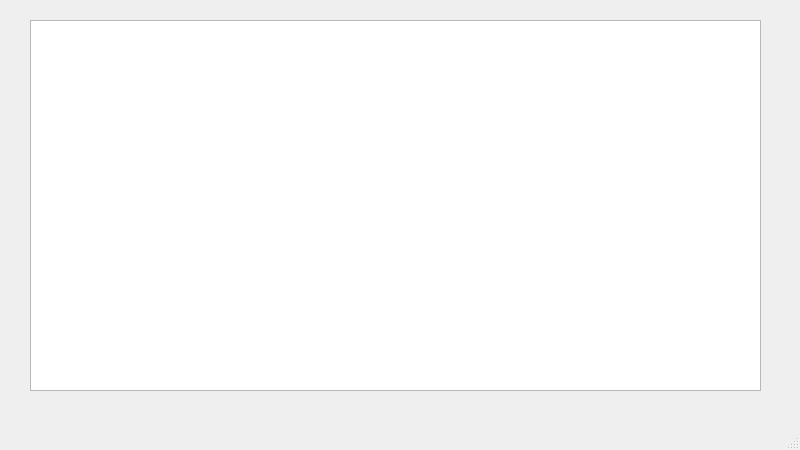
<?xml version="1.0" encoding="UTF-8"?>
<ui version="4.0">
 <class>MainWindow</class>
 <widget class="QMainWindow" name="MainWindow">
  <property name="geometry">
   <rect>
    <x>0</x>
    <y>0</y>
    <width>800</width>
    <height>450</height>
   </rect>
  </property>
  <property name="windowTitle">
   <string>MainWindow</string>
  </property>
  <widget class="QWidget" name="centralwidget">
   <widget class="QListWidget" name="track_list">
    <property name="geometry">
     <rect>
      <x>30</x>
      <y>20</y>
      <width>731</width>
      <height>371</height>
     </rect>
    </property>
   </widget>
  </widget>
  <widget class="QStatusBar" name="statusbar"/>
 </widget>
 <resources/>
 <connections/>
</ui>
